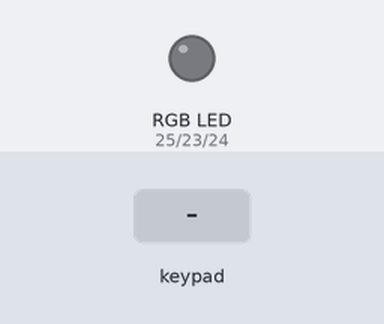
Bench run of a sketch on a simulated Arduino Mega 2560, built with avr-gcc and run on an emulated ATmega2560. Parts: an RGB LED mixed from three pins (HIGH = lit). The inputs (shaded band) are chosen by the test bench.

Above: at 1.2 s.
1.3 s: keypad keys 2 3 4 5 pressed 0.4 s apart
At 2.7 s:
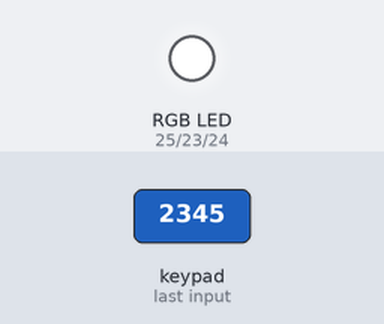
4.4 s: key '*' pressed
At 4.7 s:
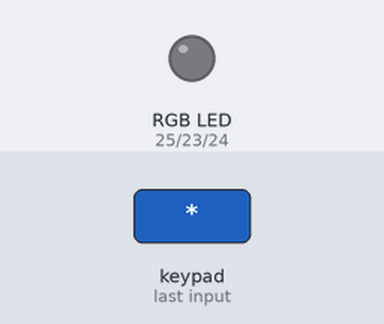
5.9 s: key '1' pressed
At 7.0 s:
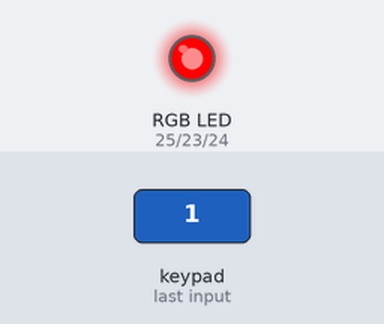
Timing chart, 0 to 8.9 s (numbered marks = the images above; inputs shaded):
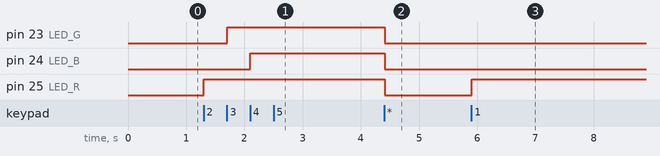

Measured:
- after the input at 1.3 s, pin 23 (LED_G): LOW → HIGH after 0.41 s; pin 24 (LED_B): LOW → HIGH after 0.80 s; pin 25 (LED_R): LOW → HIGH at once
- after the input at 4.4 s, pin 23 (LED_G), pin 24 (LED_B), pin 25 (LED_R): HIGH → LOW at once
- after the input at 5.9 s, pin 25 (LED_R): LOW → HIGH at once

The sketch:

RgbKeypadControl.ino
```cpp
/**
 * Name: RGB Keypad Control
 * Version: 1.0
 * Author: eggseal
 * Description:
 *   This program controls the colors of an RGB LED with the use of a Matrix Keypad
 */

//  Libraries
#include <Keypad.h>

//  Pins
#define LED_R 25
#define LED_G 23
#define LED_B 24

//  Constants
const unsigned short ROWS = 4;
const unsigned short COLS = 3;
const byte ROW_PINS[ROWS] = {2, 3, 4, 5};
const byte COL_PINS[COLS] = {6, 7, 8};
const char KEYS[ROWS][COLS] = {
  {'1', '2', '3'},
  {'4', '5', '6'},
  {'7', '8', '9'},
  {'*', '0', '#'}
};

//  Library constants
Keypad keypad = Keypad(makeKeymap(KEYS), ROW_PINS, COL_PINS, ROWS, COLS);

//  States
#define STATE_R 0
#define STATE_G 1
#define STATE_B 2
#define END 3

//  Variables
char key;
bool value;
int state = STATE_R;

void setup() {
  pinMode(LED_R, OUTPUT);
  pinMode(LED_G, OUTPUT);
  pinMode(LED_B, OUTPUT);
  digitalWrite(LED_R, LOW);
  digitalWrite(LED_G, LOW);
  digitalWrite(LED_B, LOW);

  Serial.begin(9600);
}

void loop() {
  key = keypad.getKey();
  value = key ? (int) key > 48 : false;

  if (key == '*') {
    digitalWrite(LED_R, LOW);
    digitalWrite(LED_G, LOW);
    digitalWrite(LED_B, LOW);
    state = STATE_R;
    return;
  }

  switch(state) {
    case STATE_R:
      if (!key) break;
      digitalWrite(LED_R, HIGH);
      delay(50);

      digitalWrite(LED_R, value);
      state = STATE_G;
      break;
    case STATE_G:
      if (!key) break;
      digitalWrite(LED_G, HIGH);
      delay(50);

      digitalWrite(LED_G, value);
      state = STATE_B;
      break;
    case STATE_B:
      if (!key) break;
      digitalWrite(LED_B, HIGH);
      delay(50);

      digitalWrite(LED_B, value);
      state = END;
      break;
    case END:
      if (key != '#') break;

      digitalWrite(LED_R, LOW);
      digitalWrite(LED_G, LOW);
      digitalWrite(LED_B, LOW);
      state = STATE_R;
      break;
  }
}
```
